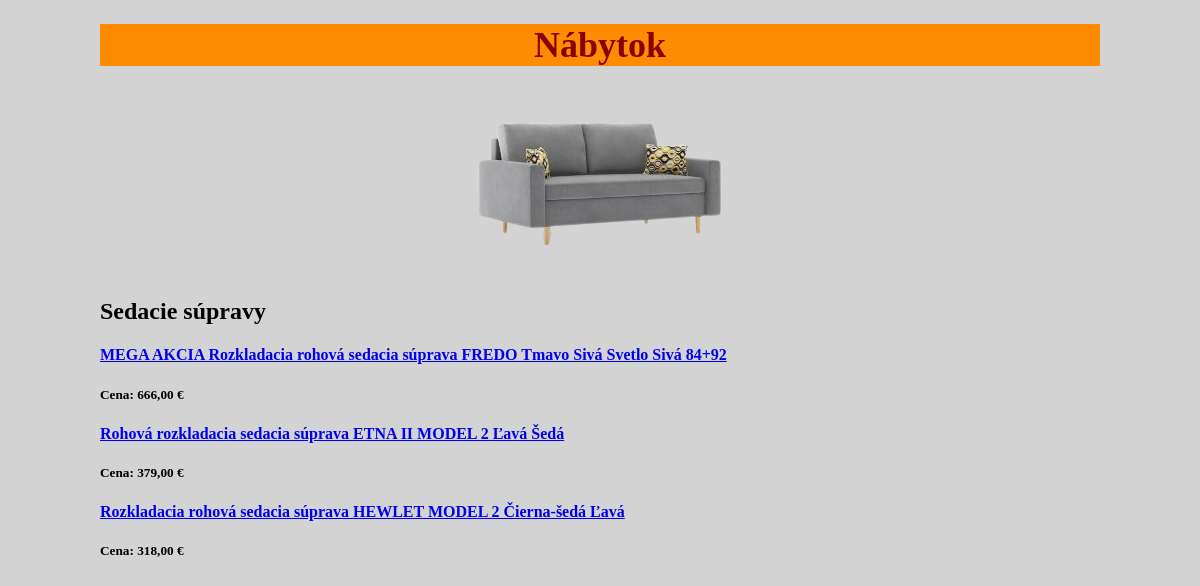
Screenshot of /eshop/categories/Sedacie súpravy/ with the database file from the repository.
### eshop/models.py (models this page shows, shortened)
class Category(models.Model):
    name = models.CharField(max_length=20)

class Product(models.Model):
    name = models.CharField(max_length=155)
    category = models.ForeignKey(Category, on_delete=models.SET_NULL, null=True, blank=True)
    price = models.DecimalField(max_digits=5, decimal_places=2)
    description = models.TextField()
    def __str__(self):
        return f"{self.name}"

### eshop/views.py (the view)
# urls.py: path('categories/<category>/', views.show_category, name="category"),
def show_category(request, category):
    category_obj = Category.objects.get(name=category)
    products = Product.objects.filter(category_id=category_obj.pk).order_by("name")
    products_list = []
    for product in products:
        products_list.append(f"{product.name} {product.price}")
    return render(request, "eshop/product_list.html", {"category":category ,"products":products})

### eshop/templates/eshop/product_list.html (shortened to what this page needs)
{% load static %}
<!DOCTYPE html>
<html lang="sk">
<head>
    <link rel="stylesheet" href="{% static 'eshop/style.css'%}">
</head>
<body>
    <h1>Nábytok</h1>
    {% if  products %}
    <div class="Img">
        <img src="{% static 'eshop/sedacia-suprava.png' %}" alt="sedacia súprava" title="sedacia súprava">
    </div>
    {% endif %}
    {% if products %}
    <h2>{{category}}</h2>
    {% for product in products %}
        <h4>
            <a href="{% url 'product' product=product %}">
                {{product.name}}
            </a>
        </h4>
        <h5>Cena: {{product.price}} €</h5>
    {% endfor %}
    {% endif %}
</body>
</html>

### eshop/static/eshop/style.css (style rules this page uses)
body { margin-left: 100px; margin-right: 100px; background-color: lightgrey; }
h1 { font-size: 225%; text-align: center; color: darkred; background-color: darkorange; }
.Img { display: flex; justify-content: center; align-items: center; }

### rows the page displays
Category: name "Sedacie súpravy"
Product: name "MEGA AKCIA Rozkladacia rohová sedacia súprava FREDO Tmavo Sivá Svetlo Sivá 84+92", price "666,00"
Product: name "Rohová rozkladacia sedacia súprava ETNA II MODEL 2 Ľavá Šedá", price "379,00"
Product: name "Rozkladacia rohová sedacia súprava HEWLET MODEL 2 Čierna-šedá Ľavá", price "318,00"
